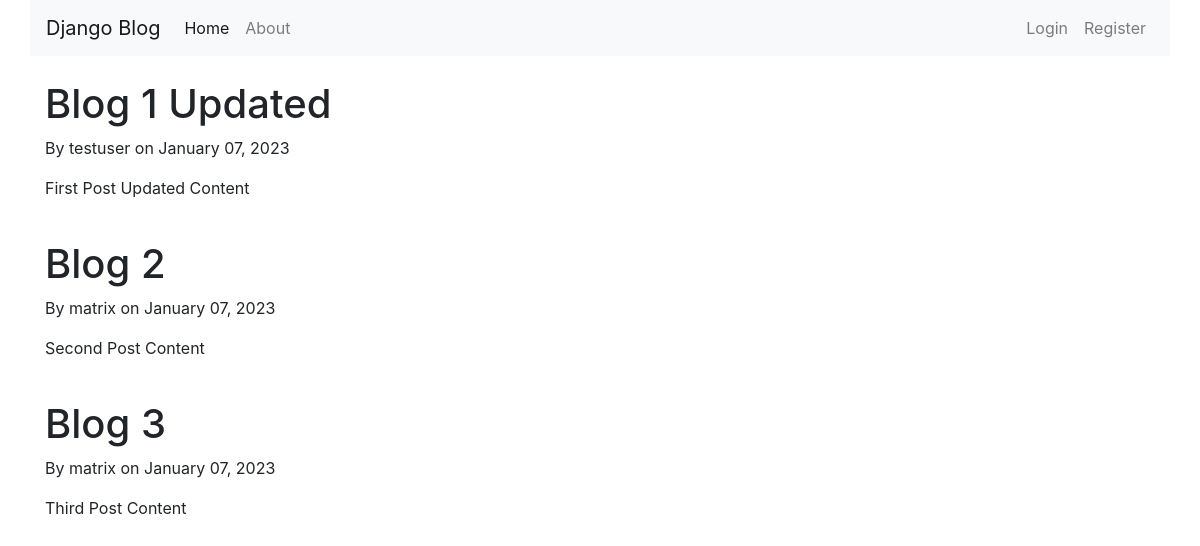
The page / on the database its author committed.
### blog/models.py (models this page shows, shortened)
class Post(models.Model):
    title = models.CharField(max_length=100)
    content = models.TextField()
    date_posted = models.DateTimeField(default=timezone.now)
    author = models.ForeignKey(User, on_delete=models.CASCADE)

### blog/views.py (the view)
# urls.py: path('', views.home, name='blog-home'),
def home(request):
    context = {
        'posts' : Post.objects.all()
    }
    return render(request,'blog/home.html', context)

### blog/templates/blog/home.html
{% extends 'blog/base.html' %}
{% block content %}
    {% for post in posts %}
        <h1>{{ post.title }}</h1>
        <p>By {{ post.author }} on {{ post.date_posted | date:"F d, Y" }}</p>
        <p>{{ post.content }}</p>
        <br>
    {% endfor %}
{% endblock content %}

### blog/templates/blog/base.html (shortened to what this page needs)
<!DOCTYPE html>
<html lang="en">
<head>
    <link rel="stylesheet" href="https://cdn.jsdelivr.net/npm/bootstrap@4.3.1/dist/css/bootstrap.min.css">
</head>
<body>
    <nav class="navbar navbar-expand-lg container navbar-light bg-light">
        <a class="navbar-brand" href="{% url 'blog-home' %}">Django Blog</a>
        <div class="collapse navbar-collapse" id="navbarSupportedContent">
          <ul class="navbar-nav mr-auto">
            <li class="nav-item active">
              <a class="nav-link" href="{% url 'blog-home' %}">Home <span class="sr-only">(current)</span></a>
            </li>
            <li class="nav-item">
              <a class="nav-link" href="{% url 'blog-about' %}">About</a>
            </li>
          </ul>
          <ul class="navbar-nav my-2 my-lg-0">
            {% if user.is_authenticated %}
              <li class="nav-item">
                <a class="nav-link" href="{% url 'logout' %}">Logout</a>
              </li>
            {% else %}
              <li class="nav-item">
                <a class="nav-link" href="{% url 'login' %}">Login</a>
              </li>
              <li class="nav-item">
                <a class="nav-link" href="{% url 'register' %}">Register</a>
              </li>
            {% endif %}
          </ul>
        </div>
    </nav>
    <br>
    <div class="container">
      {% block content %}{% endblock %}
    </div>
    <br>
</body>
</html>

### rows shown on the page
Post: title "Blog 1 Updated", author "testuser", date_posted "January 07, 2023", content "First Post Updated Content"
Post: title "Blog 2", author "matrix", date_posted "January 07, 2023", content "Second Post Content"
Post: title "Blog 3", author "matrix", date_posted "January 07, 2023", content "Third Post Content"
